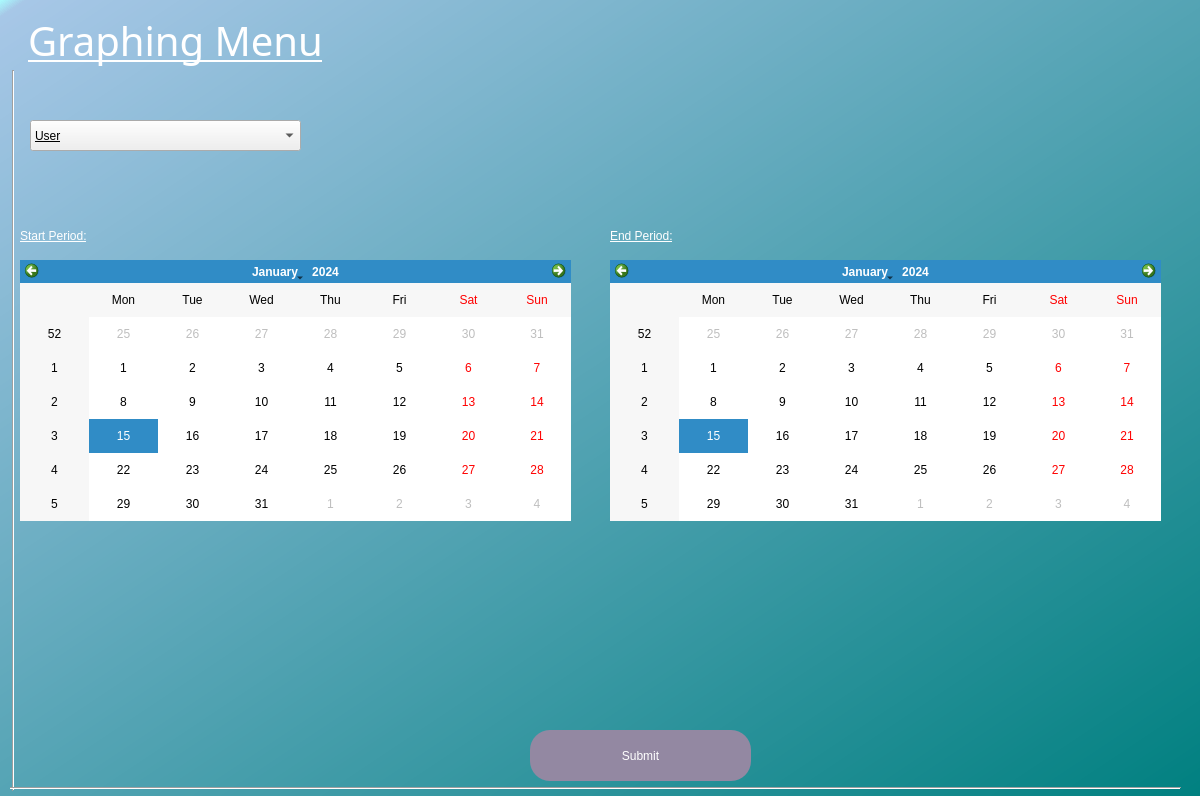
<?xml version="1.0" encoding="UTF-8"?>
<ui version="4.0">
 <class>Dialog</class>
 <widget class="QDialog" name="Dialog">
  <property name="geometry">
   <rect>
    <x>0</x>
    <y>0</y>
    <width>1200</width>
    <height>796</height>
   </rect>
  </property>
  <property name="windowTitle">
   <string>Dialog</string>
  </property>
  <widget class="QWidget" name="widget" native="true">
   <property name="geometry">
    <rect>
     <x>0</x>
     <y>0</y>
     <width>1200</width>
     <height>800</height>
    </rect>
   </property>
   <property name="styleSheet">
    <string notr="true">QWidget#widget{
background-color:qlineargradient(spread:pad, x1:0, y1:0, x2:1, y2:1, stop:0 rgba(170, 255, 255, 255), stop:0.0113636 rgba(167, 199, 231, 255), stop:1 rgba(0, 128, 128, 255))}</string>
   </property>
   <widget class="QPushButton" name="SubmitButton">
    <property name="geometry">
     <rect>
      <x>530</x>
      <y>730</y>
      <width>221</width>
      <height>51</height>
     </rect>
    </property>
    <property name="styleSheet">
     <string notr="true">border-radius: 20px;
font: 30pt &quot;Corbel&quot;;
color: rgb(255,255,255);
background-color: rgb(147, 136, 162)</string>
    </property>
    <property name="text">
     <string>Submit</string>
    </property>
   </widget>
   <widget class="QLabel" name="WelcomeName">
    <property name="geometry">
     <rect>
      <x>10</x>
      <y>10</y>
      <width>331</width>
      <height>61</height>
     </rect>
    </property>
    <property name="font">
     <font>
      <family>Corbel</family>
      <pointsize>30</pointsize>
      <weight>50</weight>
      <italic>false</italic>
      <bold>false</bold>
      <underline>true</underline>
     </font>
    </property>
    <property name="styleSheet">
     <string notr="true">font: 30pt &quot;Corbel&quot;;
text-decoration: underline;
color: rgb(255,255,255);</string>
    </property>
    <property name="text">
     <string>Graphing Menu</string>
    </property>
    <property name="alignment">
     <set>Qt::AlignCenter</set>
    </property>
   </widget>
   <widget class="Line" name="line">
    <property name="geometry">
     <rect>
      <x>3</x>
      <y>70</y>
      <width>20</width>
      <height>721</height>
     </rect>
    </property>
    <property name="orientation">
     <enum>Qt::Vertical</enum>
    </property>
   </widget>
   <widget class="Line" name="line_2">
    <property name="geometry">
     <rect>
      <x>10</x>
      <y>780</y>
      <width>1171</width>
      <height>16</height>
     </rect>
    </property>
    <property name="orientation">
     <enum>Qt::Horizontal</enum>
    </property>
   </widget>
   <widget class="QLabel" name="label_7">
    <property name="geometry">
     <rect>
      <x>20</x>
      <y>220</y>
      <width>191</width>
      <height>31</height>
     </rect>
    </property>
    <property name="styleSheet">
     <string notr="true">font: 20pt &quot;Corbel&quot;;
text-decoration: underline;
color: rgb(255,255,255);</string>
    </property>
    <property name="text">
     <string>Start Period:</string>
    </property>
   </widget>
   <widget class="QCalendarWidget" name="StartDate">
    <property name="geometry">
     <rect>
      <x>20</x>
      <y>260</y>
      <width>551</width>
      <height>261</height>
     </rect>
    </property>
   </widget>
   <widget class="QLabel" name="label_8">
    <property name="geometry">
     <rect>
      <x>610</x>
      <y>220</y>
      <width>191</width>
      <height>31</height>
     </rect>
    </property>
    <property name="styleSheet">
     <string notr="true">font: 20pt &quot;Corbel&quot;;
text-decoration: underline;
color: rgb(255,255,255);</string>
    </property>
    <property name="text">
     <string>End Period:</string>
    </property>
   </widget>
   <widget class="QComboBox" name="TypeSelection">
    <property name="geometry">
     <rect>
      <x>30</x>
      <y>120</y>
      <width>271</width>
      <height>31</height>
     </rect>
    </property>
    <property name="styleSheet">
     <string notr="true">font: 20pt &quot;Corbel&quot;;
color: black;
text-decoration: underline;
</string>
    </property>
    <item>
     <property name="text">
      <string>User</string>
     </property>
    </item>
    <item>
     <property name="text">
      <string>Practioner</string>
     </property>
    </item>
   </widget>
   <widget class="QLabel" name="SucessSubmitted">
    <property name="geometry">
     <rect>
      <x>770</x>
      <y>730</y>
      <width>411</width>
      <height>41</height>
     </rect>
    </property>
    <property name="font">
     <font>
      <family>Corbel</family>
      <pointsize>20</pointsize>
      <weight>50</weight>
      <italic>false</italic>
      <bold>false</bold>
     </font>
    </property>
    <property name="styleSheet">
     <string notr="true">font: 20pt &quot;Corbel&quot;;
color: black;</string>
    </property>
    <property name="text">
     <string/>
    </property>
   </widget>
   <widget class="QCalendarWidget" name="StartDate_2">
    <property name="geometry">
     <rect>
      <x>610</x>
      <y>260</y>
      <width>551</width>
      <height>261</height>
     </rect>
    </property>
   </widget>
  </widget>
 </widget>
 <resources/>
 <connections/>
</ui>
